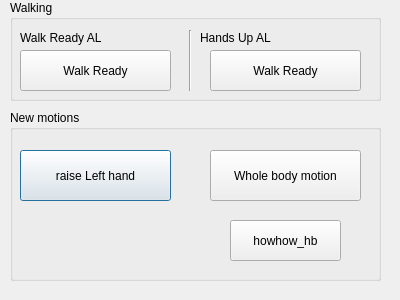
<?xml version="1.0" encoding="UTF-8"?>
<ui version="4.0">
 <class>TestDialog</class>
 <widget class="QDialog" name="TestDialog">
  <property name="geometry">
   <rect>
    <x>0</x>
    <y>0</y>
    <width>400</width>
    <height>300</height>
   </rect>
  </property>
  <property name="windowTitle">
   <string>Dialog</string>
  </property>
  <widget class="QGroupBox" name="groupBox">
   <property name="geometry">
    <rect>
     <x>10</x>
     <y>110</y>
     <width>371</width>
     <height>171</height>
    </rect>
   </property>
   <property name="title">
    <string>New motions</string>
   </property>
   <widget class="QPushButton" name="PB_HandsUp">
    <property name="geometry">
     <rect>
      <x>10</x>
      <y>40</y>
      <width>151</width>
      <height>51</height>
     </rect>
    </property>
    <property name="text">
     <string>raise Left hand</string>
    </property>
   </widget>
   <widget class="QPushButton" name="PB_WholeBody">
    <property name="geometry">
     <rect>
      <x>200</x>
      <y>40</y>
      <width>151</width>
      <height>51</height>
     </rect>
    </property>
    <property name="text">
     <string>Whole body motion</string>
    </property>
   </widget>
   <widget class="QPushButton" name="PB_motion1">
    <property name="geometry">
     <rect>
      <x>220</x>
      <y>110</y>
      <width>111</width>
      <height>41</height>
     </rect>
    </property>
    <property name="text">
     <string>howhow_hb</string>
    </property>
   </widget>
  </widget>
  <widget class="QGroupBox" name="groupBox_2">
   <property name="geometry">
    <rect>
     <x>10</x>
     <y>0</y>
     <width>371</width>
     <height>101</height>
    </rect>
   </property>
   <property name="title">
    <string>Walking</string>
   </property>
   <widget class="QPushButton" name="PB_WalkReady">
    <property name="geometry">
     <rect>
      <x>10</x>
      <y>50</y>
      <width>151</width>
      <height>41</height>
     </rect>
    </property>
    <property name="text">
     <string>Walk Ready</string>
    </property>
   </widget>
   <widget class="QPushButton" name="PB_WalkReady2">
    <property name="geometry">
     <rect>
      <x>200</x>
      <y>50</y>
      <width>151</width>
      <height>41</height>
     </rect>
    </property>
    <property name="text">
     <string>Walk Ready</string>
    </property>
   </widget>
   <widget class="QLabel" name="label">
    <property name="geometry">
     <rect>
      <x>10</x>
      <y>30</y>
      <width>91</width>
      <height>16</height>
     </rect>
    </property>
    <property name="text">
     <string>Walk Ready AL</string>
    </property>
   </widget>
   <widget class="QLabel" name="label_2">
    <property name="geometry">
     <rect>
      <x>190</x>
      <y>30</y>
      <width>91</width>
      <height>16</height>
     </rect>
    </property>
    <property name="text">
     <string>Hands Up AL</string>
    </property>
   </widget>
   <widget class="Line" name="line">
    <property name="geometry">
     <rect>
      <x>170</x>
      <y>30</y>
      <width>20</width>
      <height>61</height>
     </rect>
    </property>
    <property name="orientation">
     <enum>Qt::Vertical</enum>
    </property>
   </widget>
  </widget>
  <zorder>groupBox_2</zorder>
  <zorder>groupBox</zorder>
 </widget>
 <resources/>
 <connections/>
</ui>
